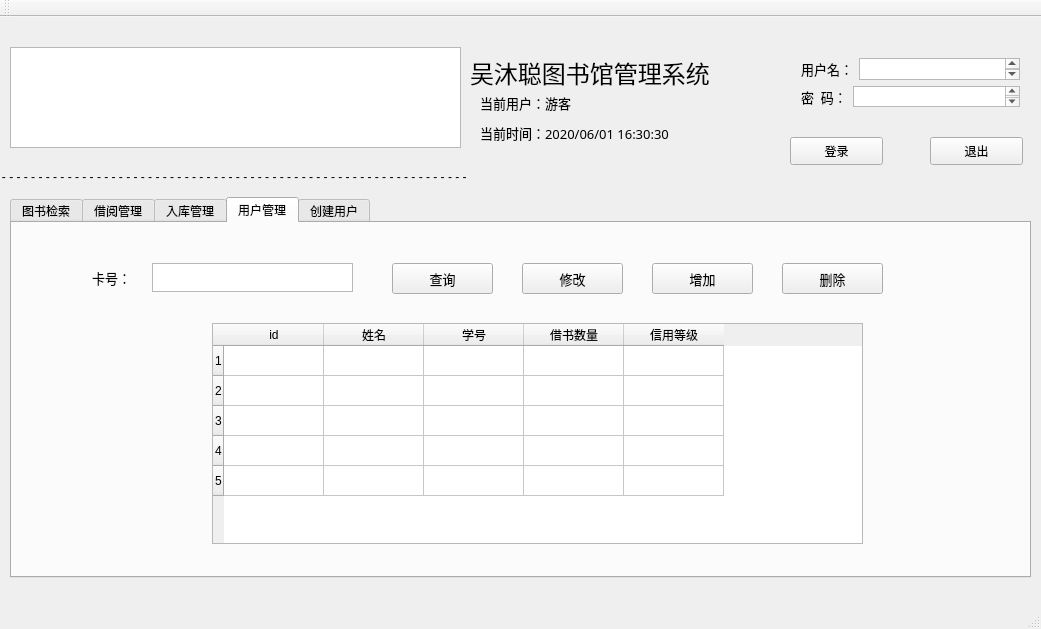
<?xml version="1.0" encoding="UTF-8"?>
<ui version="4.0">
 <class>MainWindow</class>
 <widget class="QMainWindow" name="MainWindow">
  <property name="geometry">
   <rect>
    <x>0</x>
    <y>0</y>
    <width>1041</width>
    <height>629</height>
   </rect>
  </property>
  <property name="windowTitle">
   <string>MainWindow</string>
  </property>
  <widget class="QWidget" name="centralWidget">
   <widget class="QTextEdit" name="textEdit">
    <property name="geometry">
     <rect>
      <x>10</x>
      <y>30</y>
      <width>451</width>
      <height>101</height>
     </rect>
    </property>
    <property name="styleSheet">
     <string notr="true">border-image: url(:/new/prefix1/img01.png);</string>
    </property>
   </widget>
   <widget class="QLabel" name="label">
    <property name="geometry">
     <rect>
      <x>470</x>
      <y>30</y>
      <width>311</width>
      <height>51</height>
     </rect>
    </property>
    <property name="font">
     <font>
      <family>方正字迹-仿颜繁体</family>
      <pointsize>18</pointsize>
      <weight>50</weight>
      <bold>false</bold>
     </font>
    </property>
    <property name="text">
     <string>吴沐聪图书馆管理系统</string>
    </property>
   </widget>
   <widget class="QLabel" name="label_2">
    <property name="geometry">
     <rect>
      <x>480</x>
      <y>70</y>
      <width>281</width>
      <height>31</height>
     </rect>
    </property>
    <property name="font">
     <font>
      <family>宋体</family>
      <pointsize>10</pointsize>
      <weight>50</weight>
      <bold>false</bold>
     </font>
    </property>
    <property name="text">
     <string>当前用户：游客</string>
    </property>
   </widget>
   <widget class="QLabel" name="label_3">
    <property name="geometry">
     <rect>
      <x>480</x>
      <y>100</y>
      <width>281</width>
      <height>31</height>
     </rect>
    </property>
    <property name="font">
     <font>
      <family>宋体</family>
      <pointsize>10</pointsize>
      <weight>50</weight>
      <bold>false</bold>
     </font>
    </property>
    <property name="text">
     <string>当前时间：2020/06/01 16:30:30</string>
    </property>
   </widget>
   <widget class="QWidget" name="verticalLayoutWidget">
    <property name="geometry">
     <rect>
      <x>790</x>
      <y>30</y>
      <width>241</width>
      <height>71</height>
     </rect>
    </property>
    <layout class="QVBoxLayout" name="verticalLayout">
     <item>
      <layout class="QHBoxLayout" name="horizontalLayout_2">
       <item>
        <widget class="QLabel" name="label_6">
         <property name="font">
          <font>
           <family>宋体</family>
           <pointsize>10</pointsize>
           <weight>50</weight>
           <bold>false</bold>
          </font>
         </property>
         <property name="text">
          <string>用户名：</string>
         </property>
        </widget>
       </item>
       <item>
        <widget class="QTextEdit" name="textEdit_3"/>
       </item>
      </layout>
     </item>
     <item>
      <layout class="QHBoxLayout" name="horizontalLayout">
       <item>
        <widget class="QLabel" name="label_4">
         <property name="font">
          <font>
           <family>宋体</family>
           <pointsize>10</pointsize>
           <weight>50</weight>
           <bold>false</bold>
          </font>
         </property>
         <property name="text">
          <string>密  码：</string>
         </property>
        </widget>
       </item>
       <item>
        <widget class="QTextEdit" name="textEdit_2"/>
       </item>
      </layout>
     </item>
    </layout>
   </widget>
   <widget class="QPushButton" name="pushButton">
    <property name="geometry">
     <rect>
      <x>790</x>
      <y>120</y>
      <width>93</width>
      <height>28</height>
     </rect>
    </property>
    <property name="font">
     <font>
      <family>仿宋</family>
     </font>
    </property>
    <property name="text">
     <string>登录</string>
    </property>
   </widget>
   <widget class="QPushButton" name="pushButton_2">
    <property name="geometry">
     <rect>
      <x>930</x>
      <y>120</y>
      <width>93</width>
      <height>28</height>
     </rect>
    </property>
    <property name="font">
     <font>
      <family>仿宋</family>
     </font>
    </property>
    <property name="text">
     <string>退出</string>
    </property>
   </widget>
   <widget class="QTabWidget" name="tabWidget">
    <property name="geometry">
     <rect>
      <x>10</x>
      <y>180</y>
      <width>1021</width>
      <height>381</height>
     </rect>
    </property>
    <property name="currentIndex">
     <number>3</number>
    </property>
    <widget class="QWidget" name="tab">
     <attribute name="title">
      <string>图书检索</string>
     </attribute>
     <widget class="QTextEdit" name="textEdit_4">
      <property name="geometry">
       <rect>
        <x>120</x>
        <y>30</y>
        <width>162</width>
        <height>29</height>
       </rect>
      </property>
     </widget>
     <widget class="QLabel" name="label_7">
      <property name="geometry">
       <rect>
        <x>40</x>
        <y>30</y>
        <width>68</width>
        <height>29</height>
       </rect>
      </property>
      <property name="font">
       <font>
        <family>宋体</family>
        <pointsize>10</pointsize>
        <weight>50</weight>
        <bold>false</bold>
       </font>
      </property>
      <property name="text">
       <string>书  名：</string>
      </property>
     </widget>
     <widget class="QTextEdit" name="textEdit_5">
      <property name="geometry">
       <rect>
        <x>410</x>
        <y>30</y>
        <width>162</width>
        <height>29</height>
       </rect>
      </property>
     </widget>
     <widget class="QLabel" name="label_8">
      <property name="geometry">
       <rect>
        <x>330</x>
        <y>30</y>
        <width>68</width>
        <height>29</height>
       </rect>
      </property>
      <property name="font">
       <font>
        <family>宋体</family>
        <pointsize>10</pointsize>
        <weight>50</weight>
        <bold>false</bold>
       </font>
      </property>
      <property name="text">
       <string>作  者：</string>
      </property>
     </widget>
     <widget class="QTextEdit" name="textEdit_6">
      <property name="geometry">
       <rect>
        <x>120</x>
        <y>80</y>
        <width>162</width>
        <height>29</height>
       </rect>
      </property>
     </widget>
     <widget class="QLabel" name="label_9">
      <property name="geometry">
       <rect>
        <x>40</x>
        <y>80</y>
        <width>68</width>
        <height>29</height>
       </rect>
      </property>
      <property name="font">
       <font>
        <family>宋体</family>
        <pointsize>10</pointsize>
        <weight>50</weight>
        <bold>false</bold>
       </font>
      </property>
      <property name="text">
       <string>出版社：</string>
      </property>
     </widget>
     <widget class="QLabel" name="label_10">
      <property name="geometry">
       <rect>
        <x>330</x>
        <y>80</y>
        <width>68</width>
        <height>29</height>
       </rect>
      </property>
      <property name="font">
       <font>
        <family>宋体</family>
        <pointsize>10</pointsize>
        <weight>50</weight>
        <bold>false</bold>
       </font>
      </property>
      <property name="text">
       <string>年  份：</string>
      </property>
     </widget>
     <widget class="QDateEdit" name="dateEdit">
      <property name="geometry">
       <rect>
        <x>410</x>
        <y>90</y>
        <width>61</width>
        <height>21</height>
       </rect>
      </property>
      <property name="displayFormat">
       <string>yyyy</string>
      </property>
     </widget>
     <widget class="QLabel" name="label_11">
      <property name="geometry">
       <rect>
        <x>480</x>
        <y>90</y>
        <width>31</width>
        <height>16</height>
       </rect>
      </property>
      <property name="text">
       <string>—</string>
      </property>
     </widget>
     <widget class="QDateEdit" name="dateEdit_2">
      <property name="geometry">
       <rect>
        <x>510</x>
        <y>90</y>
        <width>61</width>
        <height>21</height>
       </rect>
      </property>
      <property name="displayFormat">
       <string>yyyy</string>
      </property>
     </widget>
     <widget class="QTextEdit" name="textEdit_7">
      <property name="geometry">
       <rect>
        <x>40</x>
        <y>130</y>
        <width>941</width>
        <height>211</height>
       </rect>
      </property>
     </widget>
     <widget class="QPushButton" name="pushButton_3">
      <property name="geometry">
       <rect>
        <x>610</x>
        <y>40</y>
        <width>101</width>
        <height>61</height>
       </rect>
      </property>
      <property name="font">
       <font>
        <family>仿宋</family>
        <pointsize>12</pointsize>
       </font>
      </property>
      <property name="text">
       <string>搜索</string>
      </property>
     </widget>
     <widget class="QPushButton" name="pushButton_4">
      <property name="geometry">
       <rect>
        <x>740</x>
        <y>40</y>
        <width>101</width>
        <height>61</height>
       </rect>
      </property>
      <property name="font">
       <font>
        <family>仿宋</family>
        <pointsize>12</pointsize>
       </font>
      </property>
      <property name="text">
       <string>清空</string>
      </property>
     </widget>
     <widget class="QPushButton" name="pushButton_5">
      <property name="geometry">
       <rect>
        <x>870</x>
        <y>40</y>
        <width>101</width>
        <height>61</height>
       </rect>
      </property>
      <property name="font">
       <font>
        <family>仿宋</family>
        <pointsize>12</pointsize>
       </font>
      </property>
      <property name="text">
       <string>借书</string>
      </property>
     </widget>
    </widget>
    <widget class="QWidget" name="tab_2">
     <attribute name="title">
      <string>借阅管理</string>
     </attribute>
     <widget class="QTextEdit" name="textEdit_8">
      <property name="geometry">
       <rect>
        <x>30</x>
        <y>20</y>
        <width>941</width>
        <height>231</height>
       </rect>
      </property>
     </widget>
     <widget class="QPushButton" name="pushButton_6">
      <property name="geometry">
       <rect>
        <x>450</x>
        <y>270</y>
        <width>101</width>
        <height>61</height>
       </rect>
      </property>
      <property name="font">
       <font>
        <family>仿宋</family>
        <pointsize>12</pointsize>
       </font>
      </property>
      <property name="text">
       <string>还书</string>
      </property>
     </widget>
    </widget>
    <widget class="QWidget" name="tab_3">
     <attribute name="title">
      <string>入库管理</string>
     </attribute>
     <widget class="QTextEdit" name="textEdit_9">
      <property name="geometry">
       <rect>
        <x>120</x>
        <y>60</y>
        <width>201</width>
        <height>29</height>
       </rect>
      </property>
     </widget>
     <widget class="QTextEdit" name="textEdit_10">
      <property name="geometry">
       <rect>
        <x>120</x>
        <y>110</y>
        <width>201</width>
        <height>29</height>
       </rect>
      </property>
     </widget>
     <widget class="QTextEdit" name="textEdit_11">
      <property name="geometry">
       <rect>
        <x>120</x>
        <y>160</y>
        <width>201</width>
        <height>29</height>
       </rect>
      </property>
     </widget>
     <widget class="QTextEdit" name="textEdit_12">
      <property name="geometry">
       <rect>
        <x>460</x>
        <y>60</y>
        <width>161</width>
        <height>29</height>
       </rect>
      </property>
     </widget>
     <widget class="QTextEdit" name="textEdit_13">
      <property name="geometry">
       <rect>
        <x>460</x>
        <y>110</y>
        <width>161</width>
        <height>29</height>
       </rect>
      </property>
     </widget>
     <widget class="QTextEdit" name="textEdit_14">
      <property name="geometry">
       <rect>
        <x>460</x>
        <y>160</y>
        <width>162</width>
        <height>29</height>
       </rect>
      </property>
     </widget>
     <widget class="QTextEdit" name="textEdit_16">
      <property name="geometry">
       <rect>
        <x>770</x>
        <y>60</y>
        <width>201</width>
        <height>29</height>
       </rect>
      </property>
     </widget>
     <widget class="QPushButton" name="pushButton_7">
      <property name="geometry">
       <rect>
        <x>450</x>
        <y>240</y>
        <width>101</width>
        <height>61</height>
       </rect>
      </property>
      <property name="font">
       <font>
        <family>仿宋</family>
        <pointsize>12</pointsize>
       </font>
      </property>
      <property name="text">
       <string>入库</string>
      </property>
     </widget>
     <widget class="QLabel" name="label_12">
      <property name="geometry">
       <rect>
        <x>40</x>
        <y>60</y>
        <width>68</width>
        <height>29</height>
       </rect>
      </property>
      <property name="font">
       <font>
        <family>宋体</family>
        <pointsize>10</pointsize>
        <weight>50</weight>
        <bold>false</bold>
       </font>
      </property>
      <property name="text">
       <string>条  码：</string>
      </property>
     </widget>
     <widget class="QLabel" name="label_13">
      <property name="geometry">
       <rect>
        <x>40</x>
        <y>110</y>
        <width>68</width>
        <height>29</height>
       </rect>
      </property>
      <property name="font">
       <font>
        <family>宋体</family>
        <pointsize>10</pointsize>
        <weight>50</weight>
        <bold>false</bold>
       </font>
      </property>
      <property name="text">
       <string>出版社：</string>
      </property>
     </widget>
     <widget class="QLabel" name="label_14">
      <property name="geometry">
       <rect>
        <x>40</x>
        <y>160</y>
        <width>68</width>
        <height>29</height>
       </rect>
      </property>
      <property name="font">
       <font>
        <family>宋体</family>
        <pointsize>10</pointsize>
        <weight>50</weight>
        <bold>false</bold>
       </font>
      </property>
      <property name="text">
       <string>类  别：</string>
      </property>
     </widget>
     <widget class="QLabel" name="label_15">
      <property name="geometry">
       <rect>
        <x>380</x>
        <y>60</y>
        <width>68</width>
        <height>29</height>
       </rect>
      </property>
      <property name="font">
       <font>
        <family>宋体</family>
        <pointsize>10</pointsize>
        <weight>50</weight>
        <bold>false</bold>
       </font>
      </property>
      <property name="text">
       <string>书  名：</string>
      </property>
     </widget>
     <widget class="QLabel" name="label_16">
      <property name="geometry">
       <rect>
        <x>380</x>
        <y>110</y>
        <width>68</width>
        <height>29</height>
       </rect>
      </property>
      <property name="font">
       <font>
        <family>宋体</family>
        <pointsize>10</pointsize>
        <weight>50</weight>
        <bold>false</bold>
       </font>
      </property>
      <property name="text">
       <string>作  者：</string>
      </property>
     </widget>
     <widget class="QLabel" name="label_17">
      <property name="geometry">
       <rect>
        <x>380</x>
        <y>160</y>
        <width>68</width>
        <height>29</height>
       </rect>
      </property>
      <property name="font">
       <font>
        <family>宋体</family>
        <pointsize>10</pointsize>
        <weight>50</weight>
        <bold>false</bold>
       </font>
      </property>
      <property name="text">
       <string>价  格：</string>
      </property>
     </widget>
     <widget class="QLabel" name="label_18">
      <property name="geometry">
       <rect>
        <x>670</x>
        <y>60</y>
        <width>68</width>
        <height>29</height>
       </rect>
      </property>
      <property name="font">
       <font>
        <family>宋体</family>
        <pointsize>10</pointsize>
        <weight>50</weight>
        <bold>false</bold>
       </font>
      </property>
      <property name="text">
       <string>   ISBN：</string>
      </property>
     </widget>
     <widget class="QLabel" name="label_19">
      <property name="geometry">
       <rect>
        <x>670</x>
        <y>110</y>
        <width>81</width>
        <height>29</height>
       </rect>
      </property>
      <property name="font">
       <font>
        <family>宋体</family>
        <pointsize>10</pointsize>
        <weight>50</weight>
        <bold>false</bold>
       </font>
      </property>
      <property name="text">
       <string>出版年份：</string>
      </property>
     </widget>
     <widget class="QLabel" name="label_20">
      <property name="geometry">
       <rect>
        <x>670</x>
        <y>160</y>
        <width>81</width>
        <height>29</height>
       </rect>
      </property>
      <property name="font">
       <font>
        <family>宋体</family>
        <pointsize>10</pointsize>
        <weight>50</weight>
        <bold>false</bold>
       </font>
      </property>
      <property name="text">
       <string>数    量：</string>
      </property>
     </widget>
     <widget class="QTextEdit" name="textEdit_18">
      <property name="geometry">
       <rect>
        <x>770</x>
        <y>110</y>
        <width>201</width>
        <height>29</height>
       </rect>
      </property>
     </widget>
     <widget class="QTextEdit" name="textEdit_17">
      <property name="geometry">
       <rect>
        <x>770</x>
        <y>160</y>
        <width>201</width>
        <height>29</height>
       </rect>
      </property>
     </widget>
    </widget>
    <widget class="QWidget" name="tab_4">
     <attribute name="title">
      <string>用户管理</string>
     </attribute>
     <widget class="QLabel" name="label_36">
      <property name="geometry">
       <rect>
        <x>80</x>
        <y>40</y>
        <width>51</width>
        <height>29</height>
       </rect>
      </property>
      <property name="font">
       <font>
        <family>宋体</family>
        <pointsize>10</pointsize>
        <weight>50</weight>
        <bold>false</bold>
       </font>
      </property>
      <property name="text">
       <string>卡号：</string>
      </property>
     </widget>
     <widget class="QTextEdit" name="textEdit_33">
      <property name="geometry">
       <rect>
        <x>140</x>
        <y>40</y>
        <width>201</width>
        <height>29</height>
       </rect>
      </property>
     </widget>
     <widget class="QTableWidget" name="tableWidget">
      <property name="geometry">
       <rect>
        <x>200</x>
        <y>100</y>
        <width>651</width>
        <height>221</height>
       </rect>
      </property>
      <row>
       <property name="text">
        <string>1</string>
       </property>
      </row>
      <row>
       <property name="text">
        <string>2</string>
       </property>
      </row>
      <row>
       <property name="text">
        <string>3</string>
       </property>
      </row>
      <row>
       <property name="text">
        <string>4</string>
       </property>
      </row>
      <row>
       <property name="text">
        <string>5</string>
       </property>
      </row>
      <column>
       <property name="text">
        <string>id</string>
       </property>
      </column>
      <column>
       <property name="text">
        <string>姓名</string>
       </property>
      </column>
      <column>
       <property name="text">
        <string>学号</string>
       </property>
      </column>
      <column>
       <property name="text">
        <string>借书数量</string>
       </property>
      </column>
      <column>
       <property name="text">
        <string>信用等级</string>
       </property>
      </column>
     </widget>
     <widget class="QPushButton" name="pushButton_13">
      <property name="geometry">
       <rect>
        <x>380</x>
        <y>40</y>
        <width>101</width>
        <height>31</height>
       </rect>
      </property>
      <property name="font">
       <font>
        <family>仿宋</family>
        <pointsize>10</pointsize>
       </font>
      </property>
      <property name="text">
       <string>查询</string>
      </property>
     </widget>
     <widget class="QPushButton" name="pushButton_14">
      <property name="geometry">
       <rect>
        <x>510</x>
        <y>40</y>
        <width>101</width>
        <height>31</height>
       </rect>
      </property>
      <property name="font">
       <font>
        <family>仿宋</family>
        <pointsize>10</pointsize>
       </font>
      </property>
      <property name="text">
       <string>修改</string>
      </property>
     </widget>
     <widget class="QPushButton" name="pushButton_15">
      <property name="geometry">
       <rect>
        <x>640</x>
        <y>40</y>
        <width>101</width>
        <height>31</height>
       </rect>
      </property>
      <property name="font">
       <font>
        <family>仿宋</family>
        <pointsize>10</pointsize>
       </font>
      </property>
      <property name="text">
       <string>增加</string>
      </property>
     </widget>
     <widget class="QPushButton" name="pushButton_16">
      <property name="geometry">
       <rect>
        <x>770</x>
        <y>40</y>
        <width>101</width>
        <height>31</height>
       </rect>
      </property>
      <property name="font">
       <font>
        <family>仿宋</family>
        <pointsize>10</pointsize>
       </font>
      </property>
      <property name="text">
       <string>删除</string>
      </property>
     </widget>
    </widget>
    <widget class="QWidget" name="tab_5">
     <attribute name="title">
      <string>创建用户</string>
     </attribute>
    </widget>
   </widget>
   <widget class="QLabel" name="label_5">
    <property name="geometry">
     <rect>
      <x>-20</x>
      <y>150</y>
      <width>1061</width>
      <height>20</height>
     </rect>
    </property>
    <property name="text">
     <string>- - - - - - - - - - - - - - - - - - - - - - - - - - - - - - - - - - - - - - - - - - - - - - - - - - - - - - - - - - - - - - - - - - -</string>
    </property>
   </widget>
  </widget>
  <widget class="QMenuBar" name="menuBar">
   <property name="geometry">
    <rect>
     <x>0</x>
     <y>0</y>
     <width>1041</width>
     <height>26</height>
    </rect>
   </property>
  </widget>
  <widget class="QToolBar" name="mainToolBar">
   <attribute name="toolBarArea">
    <enum>TopToolBarArea</enum>
   </attribute>
   <attribute name="toolBarBreak">
    <bool>false</bool>
   </attribute>
  </widget>
  <widget class="QStatusBar" name="statusBar"/>
 </widget>
 <layoutdefault spacing="6" margin="11"/>
 <resources/>
 <connections/>
</ui>
